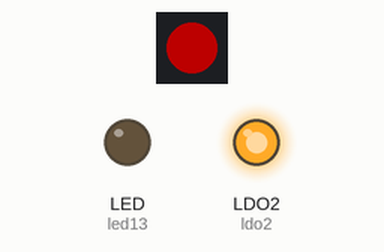
A program run on a simulated CircuitPython board. Parts: 1 RGB LEDs in strip order, left to right, output pins drawn as LEDs (lit = HIGH). Dim RGB values are drawn brighter than linear; what the program prints to the serial console is not drawn.

Above: at 4.15 s.
At 7.51 s:
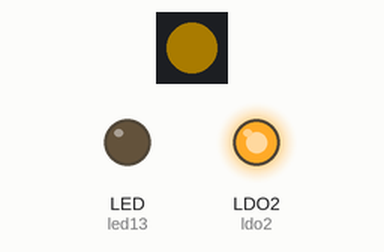
At 12.69 s:
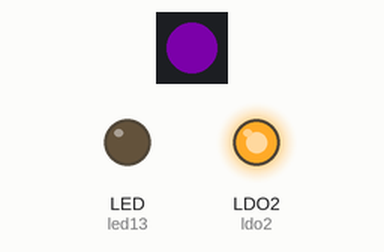
At 21.53 s:
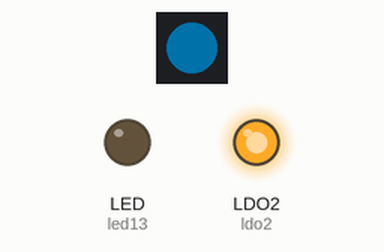
Timing chart, 0 to 21.9 s (numbered marks = the images above):
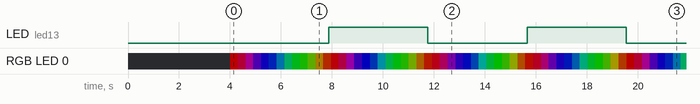

Measured:
- by itself, LED (led13): alternates HIGH for 3.9 s and LOW for 3.9 s
- by itself, RGB LED 0: off → RGB(76, 0, 0) at 4.0 s, → RGB(59, 0, 17) 0.30 s later, → RGB(41, 0, 35) 0.30 s later, → RGB(23, 0, 53) 0.30 s later, … (119 changes in this stretch)
- by itself, everything shown: repeats every 15.5 s, in 51 steps

The program:

code.py
```python
import time, gc, os
import neopixel
import board, digitalio
import feathers3

time.sleep(4)
print("\n")
print("\n")
print("\n        <<<<<<<<<<<<<<<<<<<<<< ! Bonjour Martine ! >>>>>>>>>>>>>>>>>>>>>>")
print("***************************************************************************************\n")

# Create a NeoPixel instance
# Brightness of 0.3 is ample for the 1515 sized LED
pixel = neopixel.NeoPixel(board.NEOPIXEL, 1, brightness=0.3, auto_write=True, pixel_order=neopixel.RGB)

# Say hello
print("\nHello from FeatherS3!")
print("------------------\n")

# Show available memory
print("Memory Info - gc.mem_free()")
print("---------------------------")
print("{} Bytes\n".format(gc.mem_free()))

flash = os.statvfs('/')
flash_size = flash[0] * flash[2]
flash_free = flash[0] * flash[3]
# Show flash size
print("Flash - os.statvfs('/')")
print("---------------------------")
print("Size: {} Bytes\nFree: {} Bytes\n".format(flash_size, flash_free))

print("Pixel Time!\n")

# Create a colour wheel index int
color_index = 0

# Turn on the power to the NeoPixel
feathers3.set_ldo2_power(True)

# Rainbow colours on the NeoPixel
while True:
    # Get the R,G,B values of the next colour
    r,g,b = feathers3.rgb_color_wheel( color_index )
    # Set the colour on the NeoPixel
    pixel[0] = ( r, g, b, 0.5)
    # Increase the wheel index
    color_index += 1

    # If the index == 255, loop it
    if color_index == 255:
        color_index = 0
        # Invert the internal LED state every half colour cycle
        feathers3.led_blink()

    # Sleep for 15ms so the colour cycle isn't too fast
    time.sleep(0.015)
```

feathers3.py
```python
#FeatherS3 Helper Library
# 2022 Seon Rozenblum, Unexpected Maker
#
# Project home:
#   https://feathers3.io
#

# Import required libraries
import time
import board
from digitalio import DigitalInOut, Direction, Pull
from analogio import AnalogIn

# Init Blink LED
led13 = DigitalInOut(board.LED)
led13.direction = Direction.OUTPUT

# Init LDO2 Pin
ldo2 = DigitalInOut(board.LDO2)
ldo2.direction = Direction.OUTPUT

# Setup the BATTERY voltage sense pin
vbat_voltage = AnalogIn(board.BATTERY)

# Setup the VBUS sense pin
vbus_sense = DigitalInOut(board.VBUS_SENSE)
vbus_sense.direction = Direction.INPUT


# Helper functions

def led_blink():
    """Set the internal LED IO13 to it's inverse state"""
    led13.value = not led13.value

def led_set( state ):
    """Set the internal LED IO13 to this state"""
    led13.value = state

def set_ldo2_power(state):
    """Enable or Disable power to the onboard NeoPixel to either show colour, or to reduce power fro deep sleep."""
    global ldo2
    ldo2.value = state

def get_battery_voltage():
    """Get the approximate battery voltage."""
    # I don't really understand what CP is doing under the hood here for the ADC range & calibration,
    # but the onboard voltage divider for VBAT sense is setup to deliver 1.1V to the ADC based on it's
    # default factory configuration.
    # This forumla should show the nominal 4.2V max capacity (approximately) when 5V is present and the
    # VBAT is in charge state for a 1S LiPo battery with a max capacity of 4.2V
    global vbat_voltage
    return (vbat_voltage.value / 5371)

def get_vbus_present():
    """Detect if VBUS (5V) power source is present"""
    global vbus_sense
    return vbus_sense.value

def rgb_color_wheel(wheel_pos):
    """Color wheel to allow for cycling through the rainbow of RGB colors."""
    wheel_pos = wheel_pos % 255

    if wheel_pos < 85:
        return 255 - wheel_pos * 3, 0, wheel_pos * 3
    elif wheel_pos < 170:
        wheel_pos -= 85
        return 0, wheel_pos * 3, 255 - wheel_pos * 3
    else:
        wheel_pos -= 170
        return wheel_pos * 3, 255 - wheel_pos * 3, 0
```
